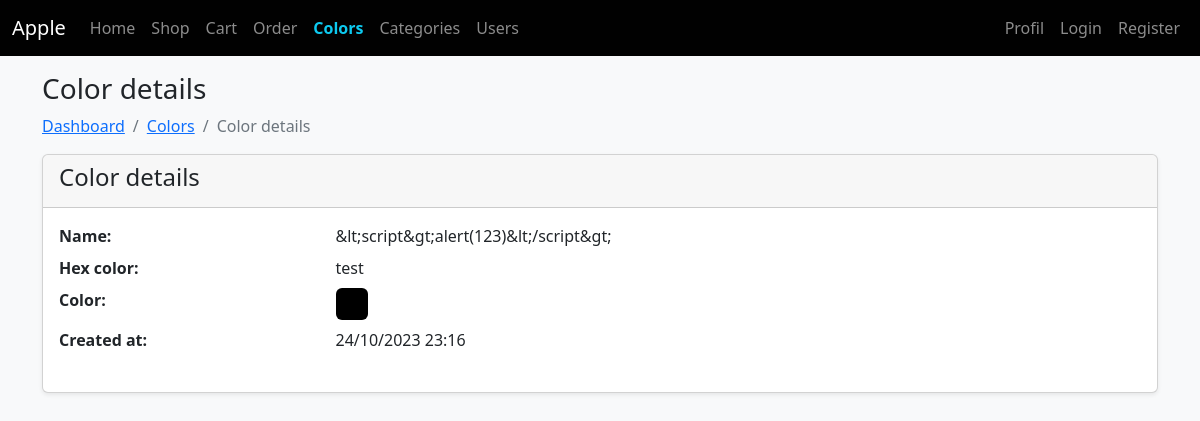
The app's page /color_details.php?id=14, older data.
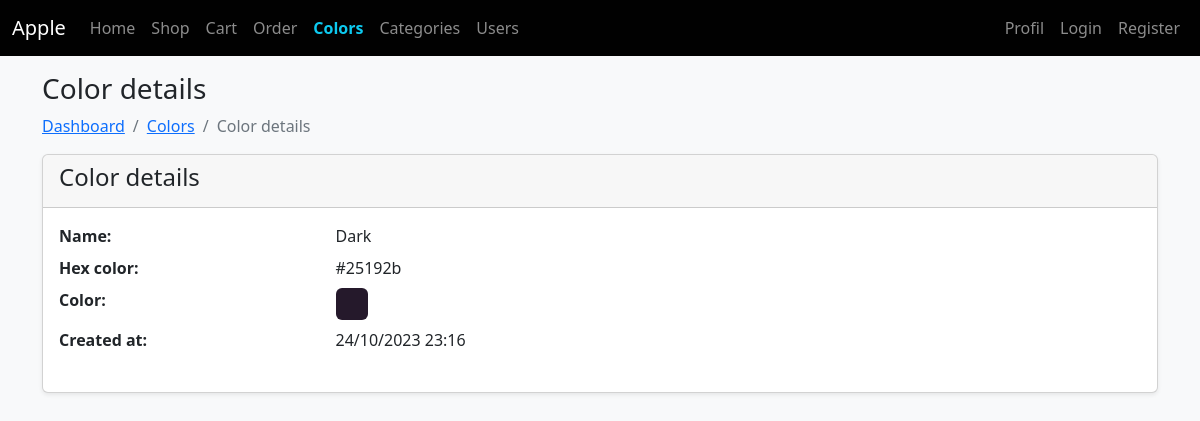
The same page, newer data.
### tables this page shows
CREATE TABLE `colors` (
  `id` int(11) NOT NULL,
  `name` varchar(255) DEFAULT NULL,
  `hex` varchar(10) DEFAULT NULL,
  `created_at` timestamp NOT NULL DEFAULT current_timestamp(),
  `updated_at` timestamp NOT NULL DEFAULT current_timestamp() ON UPDATE current_timestamp(),
  `deleted_at` timestamp NULL DEFAULT NULL
);

### Helpers/functions.php (called while the page is built, shortened)
<?php
function e(string $string): string
{
    return htmlspecialchars(strtolower(trim($string)));
}
function _date_format($date)
{
    return date('d/m/Y H:i', strtotime($date));
}

### color_details.php (the view, shortened to what this page needs)
<?php
require_once "Helpers/functions.php";
require_once "database/database.php";
$id = $_GET['id'];
$color = $db->query("SELECT * FROM colors WHERE id = $id LIMIT 1")->fetch();
$name = e($color->name);
$hex = e($color->hex);
$created_at = _date_format($color->created_at);
?>
<!doctype html>
<html lang="en">
<head>
    <?php include "body/head.php"; ?>
</head>
<body class="bg-light">
    <header>
        <?php include "body/nav.php"; ?>
    </header>
    <main class="container">
        <h3 class="mt-3">
            Color details
        </h3>
        <nav aria-label="breadcrumb my-3">
            <ol class="breadcrumb">
                <li class="breadcrumb-item"><a href="dashboard.php">Dashboard</a></li>
                <li class="breadcrumb-item"><a href="colors.php">Colors</a></li>
                <li class="breadcrumb-item active" aria-current="page">Color details</li>
            </ol>
        </nav>
        <div class="card shadow-sm">
            <div class="card-header">
                <h4>Color details</h4>
            </div>
            <div class="card-body">
                <dl class="row">
                    <dt class="col-sm-3">Name:</dt>
                    <dd class="col-sm-9">
                        <?= ucwords($name) ?>
                    </dd>
                    <dt class="col-sm-3">Hex color:</dt>
                    <dd class="col-sm-9">
                        <?= $hex ?>
                    </dd>
                    <dt class="col-sm-3">Color:</dt>
                    <dd class="col-sm-9">
                        <svg class="bd-placeholder-img flex-shrink-0 me-2 rounded" width="32" height="32" xmlns="http://www.w3.org/2000/svg" role="img" aria-label="Placeholder: 32x32" preserveAspectRatio="xMidYMid slice" focusable="false">
                            <title>Dark purple</title>
                            <rect width="100%" height="100%" fill="<?= $hex ?>"></rect>
                        </svg>
                    </dd>
                    <dt class="col-sm-3">Created at:</dt>
                    <dd class="col-sm-9">
                        <?= $created_at ?>
                    </dd>
                </dl>
            </div>
        </div>
    </main>
</body>
</html>

Row changes from the older to the newer data that the page shows:
changed colors: name "&lt;script&gt;alert(123)&lt;/script&gt;" → "Dark"; hex "test" → "#25192b"
